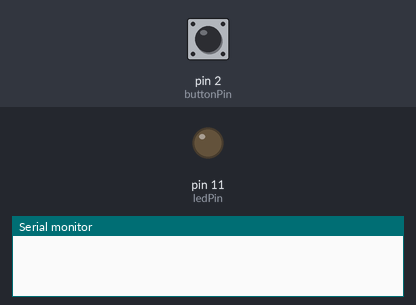
A sketch run on a simulated Arduino Uno, built with avr-gcc and run on an emulated ATmega328P. Shown: output pins drawn as LEDs (lit = HIGH), the last lines printed to the serial monitor. The inputs (shaded band) are chosen by the test bench; at power-on: pin 2 (buttonPin) LOW.

Above: at 1.2 s.
1.3 s: pin 2 (buttonPin) pulled HIGH for 0.15 s
At 3.1 s:
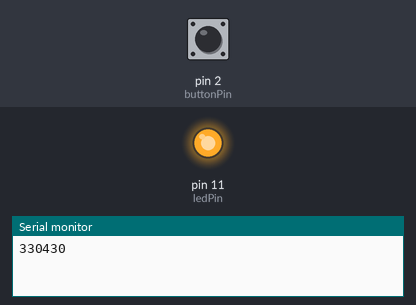
4.2 s: pin 2 (buttonPin) pulled HIGH for 1 s
At 7.6 s:
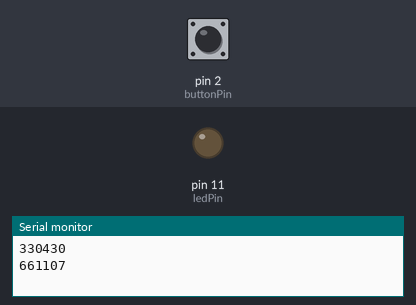
7.9 s: pin 2 (buttonPin) pulled HIGH for 3.2 s
At 13.5 s:
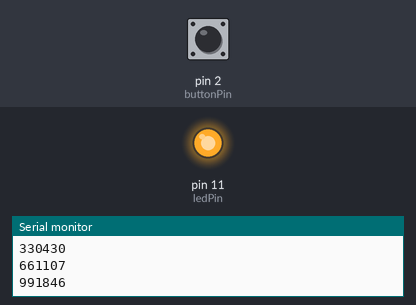
Timing chart, 0 to 15.0 s (numbered marks = the images above; inputs shaded):
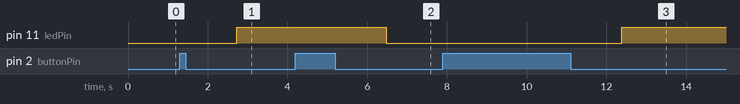

Measured:
- after the input at 1.3 s, pin 11 (ledPin): LOW → HIGH after 1.4 s
- after the input at 4.2 s, pin 11 (ledPin): HIGH → LOW after 2.3 s
- after the input at 7.9 s, pin 11 (ledPin): LOW → HIGH after 4.5 s

The sketch:

helloworld21pwm.ino
```cpp
#define ledPin 11                         // LED connected to pin 13
#define buttonPin 2                       // button connected to pin 2

void setup() {
  pinMode(ledPin, OUTPUT);                // write to LED pin
  pinMode(buttonPin, INPUT);              // read from button pin
  Serial.begin(115200);
}

unsigned long countNops = 0;

void nop() {
  countNops++;                            // Mmm... free goo.
}

void ledSoftOn(byte pin) {                // Soft-on function for LED
  for (int i = 0 ; i <= 255; i++) {       // 0-255 is zero to full duty cycle
    analogWrite(pin,i);                   // Enable PWM with i/255 duty cycle
    unsigned long now = millis();         // Kaeu?
    while ((millis() - now) < 5) {        // Wait approx 5 ms before next iteration
      nop();                              // Totally useless but could have been ...
    }
  }
}

void ledSoftOff(byte pin) {               // same as On just the other way
  for (int i = 0 ; i <= 255; i++) {
    analogWrite(pin,255 - i);
    unsigned long now = millis();         // Kaeu?
    while ((millis() - now) < 5) {        // Wait approx 5 ms before next iteration
      nop();                              // Totally useless but could have been ...
    }
  }
}

boolean lastState = LOW;                 // a place to remember the last state

void loop() {
  int state = digitalRead(buttonPin);    // read the current state of the button on buttonPin
  if (state == HIGH) {                   // if it's high, something's happening
    while (state == HIGH) {              // while it's still pressed
      state = digitalRead(2);            // check state
    }                                    // and there it was released...

    if (lastState == LOW) {              // if the LED was OFF
      ledSoftOn(ledPin);                 // turn it on
      lastState = HIGH;                  // and remember for next time
    }
    else {
      ledSoftOff(ledPin);                // turn it off
      lastState = LOW;                   // and remember
    }

    Serial.println(countNops);           // Brag about useful stuff done
  }                                      // done processing the click
}                                        // goto loop()
```
